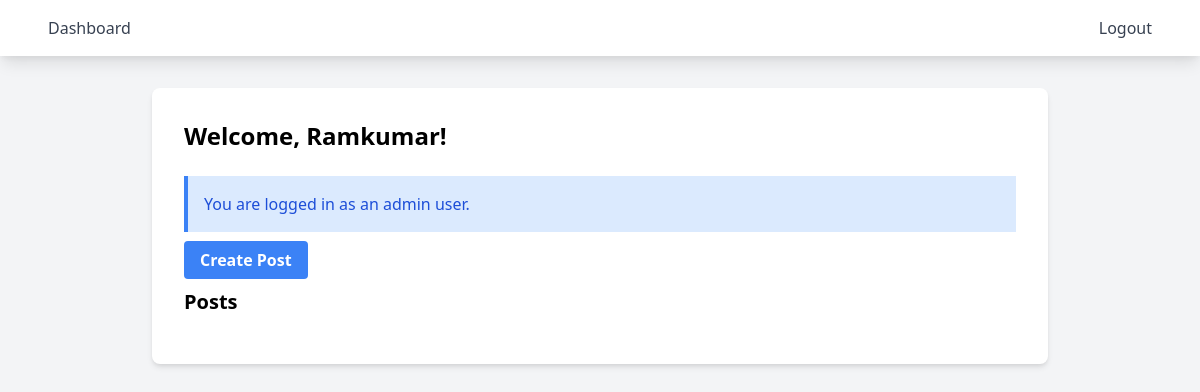
The page / (signed in) on the database as committed earlier.
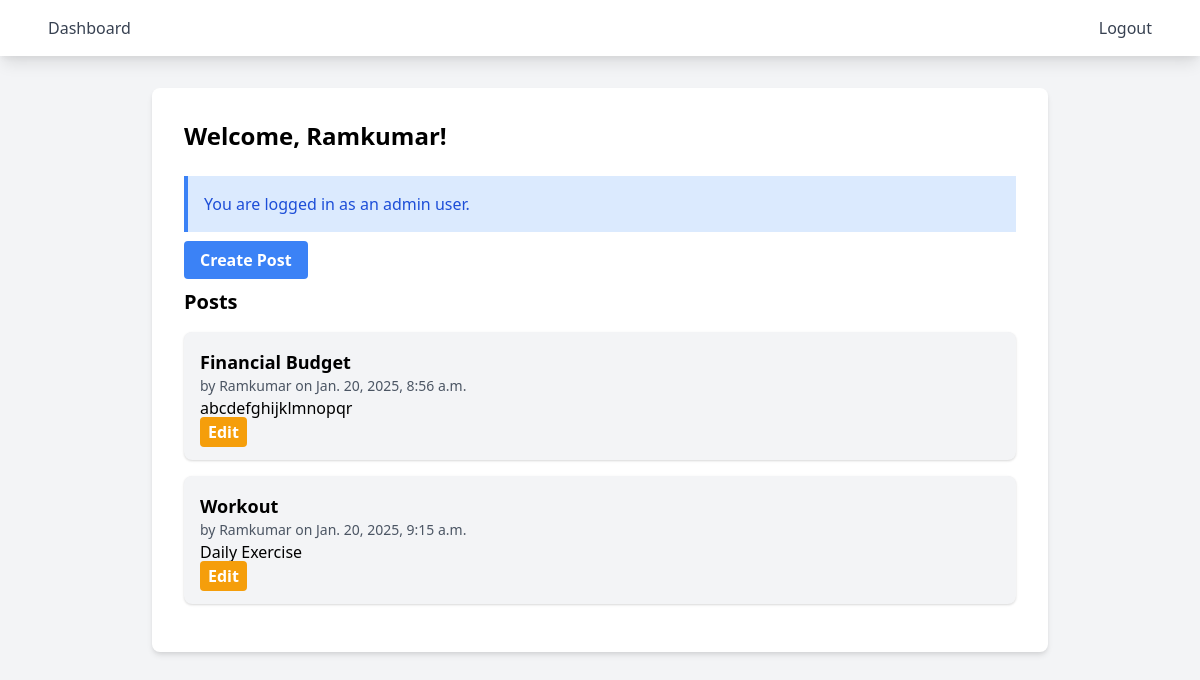
The same page on the database as committed later.
### accounts/models.py (models this page shows, shortened)
class Post(models.Model):
    title = models.CharField(max_length=200)
    content = models.TextField()
    author = models.ForeignKey(User, on_delete=models.CASCADE)
    created_at = models.DateTimeField(auto_now_add=True)

### accounts/views.py (the view)
# urls.py: path('', views.dashboard, name='dashboard'),
@login_required
def dashboard(request):
    posts = Post.objects.all()
    return render(request, 'dashboard.html', {'posts': posts})

### templates/dashboard.html (shortened to what this page needs)
{% extends 'base.html' %}
{% block content %}
<div class="max-w-4xl mx-auto bg-white rounded-lg shadow-md p-8">
    <h2 class="text-2xl font-bold mb-6">Welcome, {{ user.username }}!</h2>
    {% if user.userprofile.is_admin %}
        <div class="bg-blue-100 border-l-4 border-blue-500 p-4 mb-4">
            <p class="text-blue-700">You are logged in as an admin user.</p>
        </div>
        <div class="mb-4">
            <a href="{% url 'create_post' %}" class="bg-blue-500 hover:bg-blue-700 text-white font-bold py-2 px-4 rounded">Create Post</a>
        </div>
    {% else %}
        <div class="bg-green-100 border-l-4 border-green-500 p-4 mb-4">
            <p class="text-green-700">You are logged in as a regular user.</p>
        </div>
    {% endif %}
    <h3 class="text-xl font-bold mb-4">Posts</h3>
    {% for post in posts %}
        <div class="mb-4 p-4 bg-gray-100 rounded-lg shadow">
            <h4 class="text-lg font-bold">{{ post.title }}</h4>
            <p class="text-sm text-gray-600">by {{ post.author.username }} on {{ post.created_at }}</p>
            <p>{{ post.content }}</p>
            {% if user.userprofile.is_admin %}
                <a href="{% url 'admin:accounts_post_change' post.id %}" class="bg-yellow-500 hover:bg-yellow-700 text-white font-bold py-1 px-2 rounded">Edit</a>
            {% endif %}
        </div>
    {% endfor %}
</div>
{% endblock %}

### templates/base.html (shortened to what this page needs)
<!DOCTYPE html>
<html lang="en">
<head>
    <link href="https://cdn.jsdelivr.net/npm/tailwindcss@2.2.19/dist/tailwind.min.css" rel="stylesheet">
</head>
<body class="bg-gray-100">
    <nav class="bg-white shadow-lg">
        <div class="max-w-6xl mx-auto px-4">
            <div class="flex justify-between">
                <div class="flex space-x-4">
                    <a href="{% url 'dashboard' %}" class="py-4 px-2 text-gray-700 hover:text-gray-900">Dashboard</a>
                </div>
                <div class="flex space-x-4">
                    {% if user.is_authenticated %}
                        <a href="{% url 'logout' %}" class="py-4 px-2 text-gray-700 hover:text-gray-900">Logout</a>
                    {% else %}
                        <a href="{% url 'login' %}" class="py-4 px-2 text-gray-700 hover:text-gray-900">Login</a>
                        <a href="{% url 'register' %}" class="py-4 px-2 text-gray-700 hover:text-gray-900">Register</a>
                    {% endif %}
                </div>
            </div>
        </div>
    </nav>
    <div class="container mx-auto mt-8 px-4">
        {% block content %}
        {% endblock %}
    </div>
</body>
</html>

Rows that differ between the two databases and show on the page:
added Post: title "Financial Budget", author.username "Ramkumar", created_at "Jan. 20, 2025, 8:56 a.m.", content "abcdefghijklmnopqr"
added Post: title "Workout", author.username "Ramkumar", created_at "Jan. 20, 2025, 9:15 a.m.", content "Daily Exercise"
